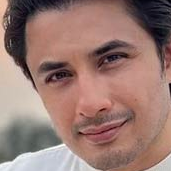
#> input picture Dataset/Ali Zafar/Ali Zafar1.png, 171 x 171 px; its folder holds only this picture in this run
$ jupyter execute --allow-errors 'Pakistani actors Image Classification CNN.ipynb'
#> lines starting #> are read from the running program, lines starting #| are printed output that depends on the picture
### Importing the Important Libraries

[cell 1]
from google.colab import drive
drive.mount('/content/drive')

[cell 2]
import cv2 as cv
import numpy as np
import matplotlib.pyplot as plt

[cell 3]
img=cv.imread('/content/drive/MyDrive/Image Classification/Pakistani Film stars Classifier with CNN/Dataset/Ayza Khan/2b540be269029a079c03f5f6d2c8b3a2.jpg')
#> (the rest of this cell did not finish here and is left out)

# 2. Data Cleaning

In this data cleaning we will get only the faces from images which has two eyes.

[cell 4]
#Sample images
plt.figure(figsize=(5,5))
#> (the rest of this cell did not finish here and is left out)

#> (a cell that did not finish here is left out)

[cell 6]
#Get the CaseCade
eye_cas_cade=cv.CascadeClassifier('/content/drive/MyDrive/Image Classification/OpenCV HardCodeCase/haarcascade_eye.xml')
face_cas_cade=cv.CascadeClassifier('/content/drive/MyDrive/Image Classification/OpenCV HardCodeCase/haarcascade_frontalface_default.xml')

#> (the rest of this cell did not finish here and is left out)

It detect the face in the image in which we have x,y,w,h parameters.

## 2.1 Detect the face of the sample image

#> (a cell that did not finish here is left out)

#> (a cell that did not finish here is left out)

## 2.2 Detect the eye of sample image

[cell 9]
cv.destroyAllWindows()
#> (the rest of this cell did not finish here and is left out)

#> (a cell that did not finish here is left out)

## 2.3 Implement on all the images

[cell 11]
#Function for all the remaing images
def get_cropped_image_if_2_eyes(image_path):
    img = cv.imread(image_path)
    gray = cv.cvtColor(img, cv.COLOR_BGR2GRAY)
    faces = face_cas_cade.detectMultiScale(gray, 1.3, 5)
    for (x,y,w,h) in faces:
        roi_gray = gray[y:y+h, x:x+w]
        roi_color = img[y:y+h, x:x+w]
        eyes = eye_cas_cade.detectMultiScale(roi_gray)
        if len(eyes) >= 2:
            return roi_color

**Testing on single image again**

#> (a cell that did not finish here is left out)

[cell 13]
path_to_data = "/content/drive/MyDrive/Image Classification/Pakistani Film stars Classifier with CNN/Dataset"
path_to_cr_data = "/content/drive/MyDrive/Image Classification/Pakistani Film stars Classifier with CNN/cropped"

[cell 14]
import os
img_dirs = []
for entry in os.scandir(path_to_data):
    if entry.is_dir():
        img_dirs.append(entry.path)
#> pass 2 of the loop `for entry in os.scandir(path_to_data):`:


img_dirs

[cell 15]
import shutil
if os.path.exists(path_to_cr_data):
     shutil.rmtree(path_to_cr_data)
os.mkdir(path_to_cr_data)

[cell 16]
cropped_image_dirs = []
celebrity_file_names_dict = {}

for img_dir in img_dirs:
    count = 1
    celebrity_name = img_dir.split('/')[-1]
    print(celebrity_name)

    celebrity_file_names_dict[celebrity_name] = []

    for entry in os.scandir(img_dir):
        roi_color = get_cropped_image_if_2_eyes(entry.path)
#> call 2 of get_cropped_image_if_2_eyes, with image_path = 'Dataset/Ali Zafar/Ali Zafar1.png'
#> in get_cropped_image_if_2_eyes, img is the input picture: shape (171, 171, 3); mean B, G, R 113.6, 120.9, 152.3
#> in get_cropped_image_if_2_eyes (call 2), `gray = cv.cvtColor(img, cv.COLOR_BGR2GRAY)`:
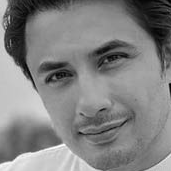
#> gray: shape (171, 171); min 1, max 255, mean 129.4
#> in get_cropped_image_if_2_eyes (call 2), `faces = face_cas_cade.detectMultiScale(gray, 1.3, 5)`: faces = ()
        if roi_color is not None:
            cropped_folder = path_to_cr_data + celebrity_name
            if not os.path.exists(cropped_folder):
                os.makedirs(cropped_folder)
                cropped_image_dirs.append(cropped_folder)
                print("Generating cropped images in folder: ",cropped_folder)

            cropped_file_name = celebrity_name + str(count) + ".png"
            cropped_file_path = cropped_folder + "/" + cropped_file_name

            cv.imwrite(cropped_file_path, roi_color)
            celebrity_file_names_dict[celebrity_name].append(cropped_file_path)
            count += 1
#> pass 2 of the loop `for img_dir in img_dirs:`:
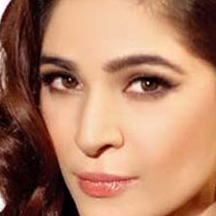
#> input picture Dataset/Ayesha Umar/Ayesha Umar10.png, 216 x 216 px
#> in get_cropped_image_if_2_eyes, img is the input picture: shape (216, 216, 3); mean B, G, R 101.2, 127.5, 175.9
#> in get_cropped_image_if_2_eyes (call 3), `gray = cv.cvtColor(img, cv.COLOR_BGR2GRAY)`:
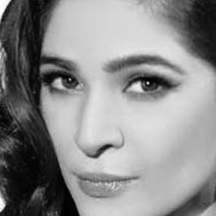
#> gray: shape (216, 216); min 0, max 255, mean 139
#> faces = [[12, 16, 176, 176]]
#> the loop in get_cropped_image_if_2_eyes, `for (x,y,w,h) in faces:` made 1 pass
#> (x, y, w, h, eyes) on pass 1: (12, 16, 176, 176, [[25, 42, 46, 46], [105, 43, 50, 50]])
#> pass 1, in get_cropped_image_if_2_eyes (call 3), `roi_color = img[y:y+h, x:x+w]`:
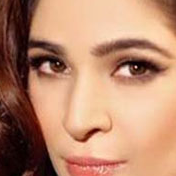
#> roi_color: shape (176, 176, 3); mean B, G, R 110.9, 137.5, 185.3
